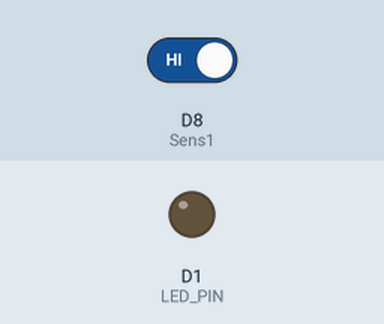
Simulated run of this sketch. Board: ESP8266 (NodeMCU). Parts: output pins drawn as LEDs (lit = HIGH). The inputs (shaded band) are chosen by the test bench; at power-on: D8 (Sens1) HIGH. WiFi joins after 1.5 s; servers stay silent unless stated; no MQTT or app messages arrive unless stated; what the sketch prints to the serial monitor is not drawn.

Above: at 2.7 s.
2.8 s: D8 (Sens1) driven LOW
At 3.6 s:
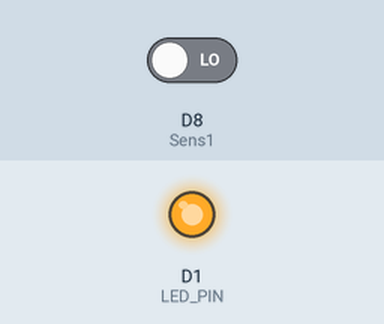
4.3 s: D8 (Sens1) driven HIGH
At 4.7 s:
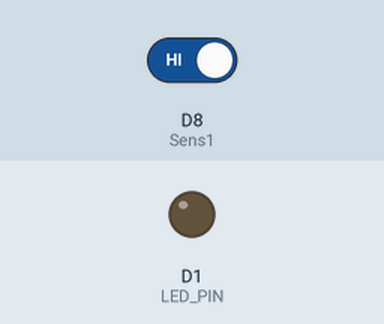
Timing chart, 0 to 7.3 s (numbered marks = the images above; inputs shaded):
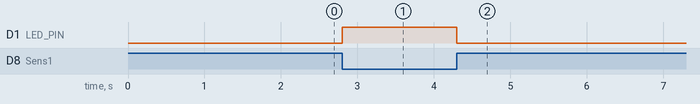

The sketch:

MotionDetector.ino
```cpp
#include <ESP8266WiFi.h>
#include <PubSubClient.h>
#include "settings.h"

#define Sens1 D8
#define LED_PIN D1

WiFiClient wifiClient;
PubSubClient mqttClient(wifiClient);
uint8_t sens_status = 0;

void connectWifi() {
  int count = 0;
  WiFi.begin(WIFI_SSID, WIFI_PASSWORD);
  while (WiFi.status() != WL_CONNECTED) {
    delay(500);
    count++;
    Serial.print(".");
    if ( count > 20 ) {
      ESP.restart();
    }
  }
  Serial.println("Connected to wifi");
}

void setup() {
  // put your setup code here, to run once:
  Serial.begin(115200);
  Serial.println("Liiketunnistin");

  pinMode(Sens1, INPUT_PULLUP);        // sets the digital pin 0 as input
  pinMode(LED_PIN, OUTPUT);

  WiFi.mode(WIFI_STA);
  connectWifi();
}

static void mqtt_send(const char *topic, const char *message)
{
  // Make sure we have wifi and if not try to get some wifi. If we do not have saved wifi settings create accespoint with esp_id and wifi_pw ( at first run login to ap and save wifi settings ).
  if (!mqttClient.connected()) {
    mqttClient.setServer(MQTT_SERVER, MQTT_PORT);
    mqttClient.connect("Liikesensori", MQTT_USER, MQTT_PASSWORD);
  }
  if (mqttClient.connected()) {
    Serial.print("Publishing ");
    Serial.print(message);
    Serial.print(" to ");
    Serial.print(topic);
    Serial.print("...");
    int result = mqttClient.publish(topic, message, true);
    Serial.println(result ? "OK" : "FAIL");
  }
}

void loop() {
  if ( WiFi.status() != WL_CONNECTED) {
    connectWifi();
  }
  else {
    uint8_t sens_status_new = digitalRead(Sens1);
    // Jos liikettä sytytetään espin led
    if (digitalRead(Sens1) == LOW) {
      digitalWrite(LED_PIN, HIGH);
    }
    else {
      digitalWrite(LED_PIN, LOW);
    }
    // Jos liikettä lähetetään mqtt viesti
    if ( sens_status_new and (sens_status != sens_status_new)) { // Jos liikettä ja edellinen tila on ollut ei liikettä ( ei lähetä samasta liikestää useaa viestiä)
      mqtt_send(MQTT_TOPIC, "aani");
    }
    sens_status=sens_status_new;
  }
}
```

settings_example.h
```cpp
// WiFi settings
#define WIFI_SSID "WIFI ssid"
#define WIFI_PASSWORD "wifipw"

// MQTT settings
#define MQTT_TOPIC "mqtttopic"
#define MQTT_SERVER "mqtt.org"
#define MQTT_PORT 1883
#define MQTT_USER "user"
#define MQTT_PASSWORD "pw"
```

Measured:
- after the input at 2.8 s, D1 (LED_PIN): LOW → HIGH at once
- after the input at 4.3 s, D1 (LED_PIN): HIGH → LOW at once
